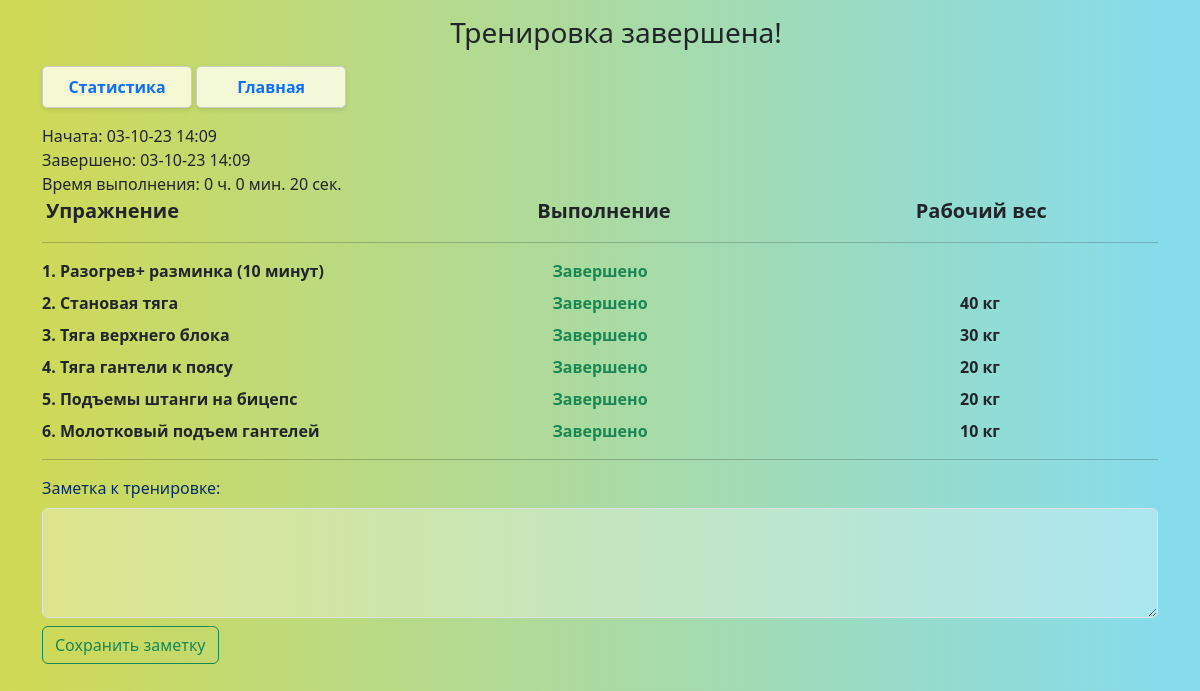
The app's page /statistics/details/24 (signed in) with its own data.
### _models.py (models this page shows, shortened)
class User(db.Model, UserMixin):
    __tablename__ = 'users'
    id = db.Column(db.Integer, primary_key=True)
    name = db.Column(db.String(80), nullable=False, unique=True)
    password = db.Column(db.String(80), nullable=False)
    role = db.Column(db.String(80), nullable=False, default='user')
    email = db.Column(db.String(80), unique=True, nullable=False)
    language = db.Column(db.String(20), default='EN')
    preferences = db.Column(db.Text, default=[])
    date_registration = Column(db.DateTime)
    date_last_activity = Column(db.DateTime)
    trainings = relationship('UserTraining', back_populates='user')

class Exercise(db.Model):
    __tablename__ = 'exercises'
    exercise_id = db.Column(db.Integer, primary_key=True)
    name = db.Column(db.String(50), default='New exercise')
    localized_name = db.Column(db.Text)
    target = db.Column(db.String(20), default='')
    description = db.Column(db.String(300), default='')
    localized_description = db.Column(db.Text)
    difficulty = db.Column(db.Integer, default=1)
    time_per_set = db.Column(db.Integer, default=1)
    counter = db.Column(db.Integer, default=0)
    filters = db.Column(JSON, default=[])  # LOCATION_FILTERS.keys
    user_training_exercises = relationship('UserTrainingExercise', back_populates='exercise')
    muscles = relationship('Muscle', secondary='exercise_muscles')
    training = db.relationship('Training', secondary='training_exercises', overlaps="exercises")
    training_exercises = relationship('TrainingExercise', back_populates='exercise')

### main.py (the view)
@app.route('/statistics/details/<int:user_training_id>')
@login_required
def statistic_details(user_training_id):
    start_time, finish_time, workout_duration = 0, 0, 0
    user_training = UserTraining.query.get(user_training_id)
    if user_training.user_id != current_user.id:
        local_flash('Base_error')
        return redirect(url_for('index'))
    dict = {}
    unformatteds = Localization.query.all()
    for unformatted in unformatteds:
        key = unformatted.key
        translations = json.loads(unformatted.translations)
        dict[key] = translations[current_user.language]
    train_note = user_training.train_note
    user_prefs = json.loads(current_user.preferences)
    time_delta = timedelta(hours=user_prefs['LTO'])
    if user_training.date_started:
        unformatted_start_time = user_training.date_started + time_delta
        start_time = unformatted_start_time.strftime('%d-%m-%y %H:%M')
        unformatted_finish_time = user_training.date_completed + time_delta
        finish_time = unformatted_finish_time.strftime('%d-%m-%y %H:%M')
        delta = unformatted_finish_time-unformatted_start_time
        seconds = delta.seconds
        hours, seconds = divmod(seconds, 3600)
        minutes, seconds = divmod(seconds, 60)
        workout_duration = f'{hours} {dict["hours"]}. {minutes} {dict["minutes"]}. {seconds} {dict["seconds"]}.'
    user_training_exercises = UserTrainingExercise.query.filter_by(user_training_id=user_training_id).all()
    finish_data = []
    for ute in user_training_exercises:
        ex = Exercise.query.get(ute.exercise_id)  # для ссылки на статистику упражнений
        ex_id = ex.exercise_id
        loc_ex_names = json.loads(ex.localized_name)
        ex_name = loc_ex_names[current_user.language]
        ex_skipped = ute.skipped
        weight = ute.weight
        finish_data.append({'ex_id': ex_id, 'ex_name': ex_name, 'ex_skipped': ex_skipped, 'weight': weight})
    return render_template('training_finished.html', finish_data=finish_data, train_note=train_note, user_training_id=user_training_id,
                           start_time=start_time, finish_time=finish_time, workout_duration=workout_duration)

### _logic.py (called while the page is built)
def load_localization_dict():
    phrases = Localization.query.all()
    phrases_list = {}
    for phrase in phrases:
        translations_dict = json.loads(phrase.translations)
        phrases_list[phrase.key] = translations_dict
    return phrases_list

### main.py (called while the page is built)
@login_manager.user_loader
def load_user(user_id):
    return User.query.get(int(user_id))

@app.context_processor
def inject_local_dict():
    local_dict = load_localization_dict()
    return {'local_dict': local_dict}

### templates/training_finished.html (shortened to what this page needs)
{% extends 'base.html' %}
{% block body %}
<div class="container text-center m-3">
    {% if start_time != 0 %}
        <h3>{{local_dict['Workout complete'][current_user.language]}}!</h3>
    {% else %}
        <h3 class="text-danger" style="text-decoration: line-through;">{{local_dict['Workout complete'][current_user.language]}}!</h3>
    {% endif %}
</div>
<div class="mb-3">
    <a href="/statistics" class="statistics-btn d-inline-flex p-2 fw-bold fs-6 link-underline link-underline-opacity-0">
    {{local_dict['Statistics'][current_user.language]}}
</a>
<a href="/" class="statistics-btn d-inline-flex p-2 fw-bold fs-6 link-underline link-underline-opacity-0">
    {{local_dict['Main'][current_user.language]}}
</a>
</div>
{% if start_time != 0 %}
<div class="">
    {{local_dict['started'][current_user.language]}}: {{start_time}} <br>
    {{local_dict['Completed'][current_user.language]}}: {{finish_time}}<br>
    {{local_dict['lead_time'][current_user.language]}}: {{workout_duration}}
</div>
{% endif %}
<div class="row mb-0 fs-5">
        <div class="col mb-0 px-3 fw-semibold">
           {{local_dict['Exercise'][current_user.language]}}
        </div>
        <div class="col mb-0 fw-semibold text-center">
            {{local_dict['Performance'][current_user.language]}}
        </div>
        <div class="col mb-0 fw-semibold text-center">
            {{local_dict['Working weight'][current_user.language]}}
        </div>
</div>
 <hr>
{% for ex in finish_data %}
    <div class="row mb-2 fs-6">
        <div class="col fw-semibold">
            {{loop.index}}. {{ex.ex_name}}
        </div>
        <div class="col mb-0 fw-semibold text-center">
            {% if not ex.ex_skipped %} <span class="text-success">
                                            {{local_dict['Completed'][current_user.language]}}
                                        </span>
            {% else %} <span class="text-danger">
                            {{local_dict['Skipped'][current_user.language]}}
                        </span> {% endif %}
        </div>
        <div class="col mb-0 fw-semibold text-center">
            {% if ex.weight>0 %}
                {{ex.weight}} {{local_dict['kg'][current_user.language]}}
            {% endif %}
        </div>
    </div>
{% endfor %}
<hr>
<form action="/note_save" method="post">
    <div class="text-primary-emphasis mb-2" id="notes_div">
        {{local_dict['Workout note'][current_user.language]}}:
    </div>
    <div class="mb-2">
        <textarea name="train_note" id="train_note" class="form-control bg-white-op-50" rows="4">{{train_note}}</textarea>
    </div>
    <div class="">
        <input type="submit" class="btn btn-outline-success" value="{{local_dict['Save note'][current_user.language]}}">
    </div>
</form>
{% endblock %}

### static/css/main.css (style rules this page uses)
body { background-image: linear-gradient(90deg, rgba(2,0,36,1) 0%, rgba(209,217,83,1) 0%, rgba(134,220,237,1) 98%); background-size: cover; background-repeat: no-repeat; background-attachment: fixed; }
.statistics-btn { display: flex; justify-content: center; padding: 2px; border: 1px solid #ccc; border-radius: 5px; background-color: rgba(255,255,240, 0.8); box-shadow: 0 2px 4px rgba(0, 0, 0, 0.1); max-width: 150px; width: 100%; }
.bg-white-op-50 { background-color: rgba(255,255,255, 0.3); }

### records on screen
User: language "Тренировка завершена", language "Статистика", language "Главная", language "Начата", language "Завершено", language "Время выполнения", language "Упражнение", language "Выполнение", language "Рабочий вес", language "кг", language "Заметка к тренировке", language "Сохранить заметку"
Exercise: ex_name "Разогрев+ разминка (10 минут)"
Exercise: ex_name "Становая тяга", weight "40"
Exercise: ex_name "Тяга верхнего блока", weight "30"
Exercise: ex_name "Тяга гантели к поясу", weight "20"
Exercise: ex_name "Подъемы штанги на бицепс", weight "20"
Exercise: ex_name "Молотковый подъем гантелей", weight "10"

### other values on screen
{{ start_time }} "03-10-23 14:09"
{{ finish_time }} "03-10-23 14:09"
{{ workout_duration }} "0 ч. 0 мин. 20 сек."
